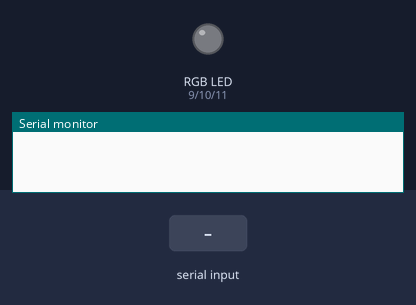
A sketch run on a simulated Arduino Uno, built with avr-gcc and run on an emulated ATmega328P. Shown: an RGB LED mixed from three pins (HIGH = lit), the last lines printed to the serial monitor. Inputs (shaded band) come from the test bench.

Above: at 2.0 s.
2.1 s: "R" received over Serial
At 3.3 s:
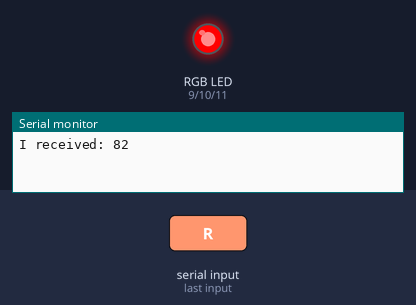
4.5 s: "G" received over Serial
At 6.0 s:
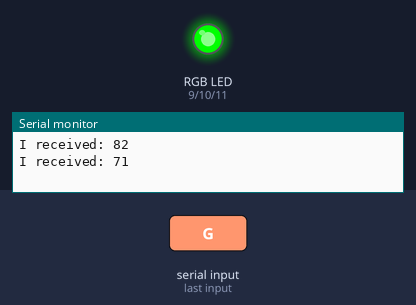
6.5 s: "B" received over Serial
At 7.5 s:
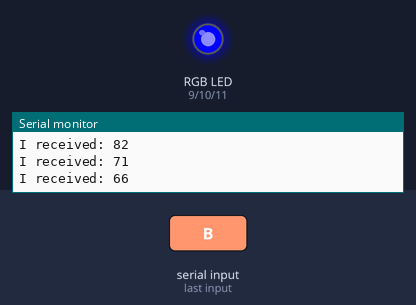
Timing chart, 0 to 9.5 s (numbered marks = the images above; inputs shaded):
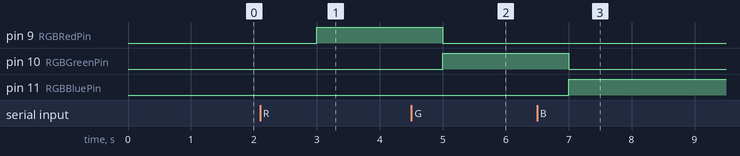

Measured:
- after the input at 2.1 s, pin 9 (RGBRedPin): LOW → HIGH after 0.90 s
- after the input at 4.5 s, pin 9 (RGBRedPin): HIGH → LOW after 0.50 s; pin 10 (RGBGreenPin): LOW → HIGH after 0.50 s
- after the input at 6.5 s, pin 10 (RGBGreenPin): HIGH → LOW after 0.50 s; pin 11 (RGBBluePin): LOW → HIGH after 0.50 s

The sketch:

lab_3_level_4.ino
```cpp
//Sebastian Bruce
//Date: September 21 2023
//Description: change color by typing R, G, or B

int RGBRedPin = 9; //The red RGB LED is connected pin 9 of the Arduino.
int RGBGreenPin = 10; //The green RGB LED is connected pin 10 of the Arduino.
int RGBBluePin = 11; //The blue RGB LED is connected pin 11 of the Arduino.
int rotationPin = A0; //The rotation sensor is plugged into pin A0 of the Arduino.
int incomingByte = 0; // for incoming serial data


void setup() { //The Setup function runs once.
  pinMode(RGBRedPin, OUTPUT); //Setup red RGB LED pin as an output pin.
  pinMode(RGBGreenPin, OUTPUT); //Setup green RGB LED pin as an output pin.
  pinMode(RGBBluePin, OUTPUT); //Setup blue RGB LED pin as an output pin.
  pinMode(rotationPin,INPUT);
  Serial.begin(9600);
}

void loop()
{
  delay(1000);

  if (Serial.available() > 0) {
    // read the incoming byte:
    incomingByte = Serial.read();

    // say what you got:
    Serial.print("I received: ");
    Serial.println(incomingByte, DEC);
  }
  if(incomingByte == 82) { //red
    analogWrite(RGBRedPin, 255);
    analogWrite(RGBGreenPin, 0);
    analogWrite(RGBBluePin, 0);
  }
  else if(incomingByte == 71) { //green
    analogWrite(RGBRedPin, 0);
    analogWrite(RGBGreenPin, 255);
    analogWrite(RGBBluePin, 0);
  }
  else if(incomingByte == 66) { //blue
    analogWrite(RGBRedPin, 0);
    analogWrite(RGBGreenPin, 0);
    analogWrite(RGBBluePin, 255);
  }
}
```
